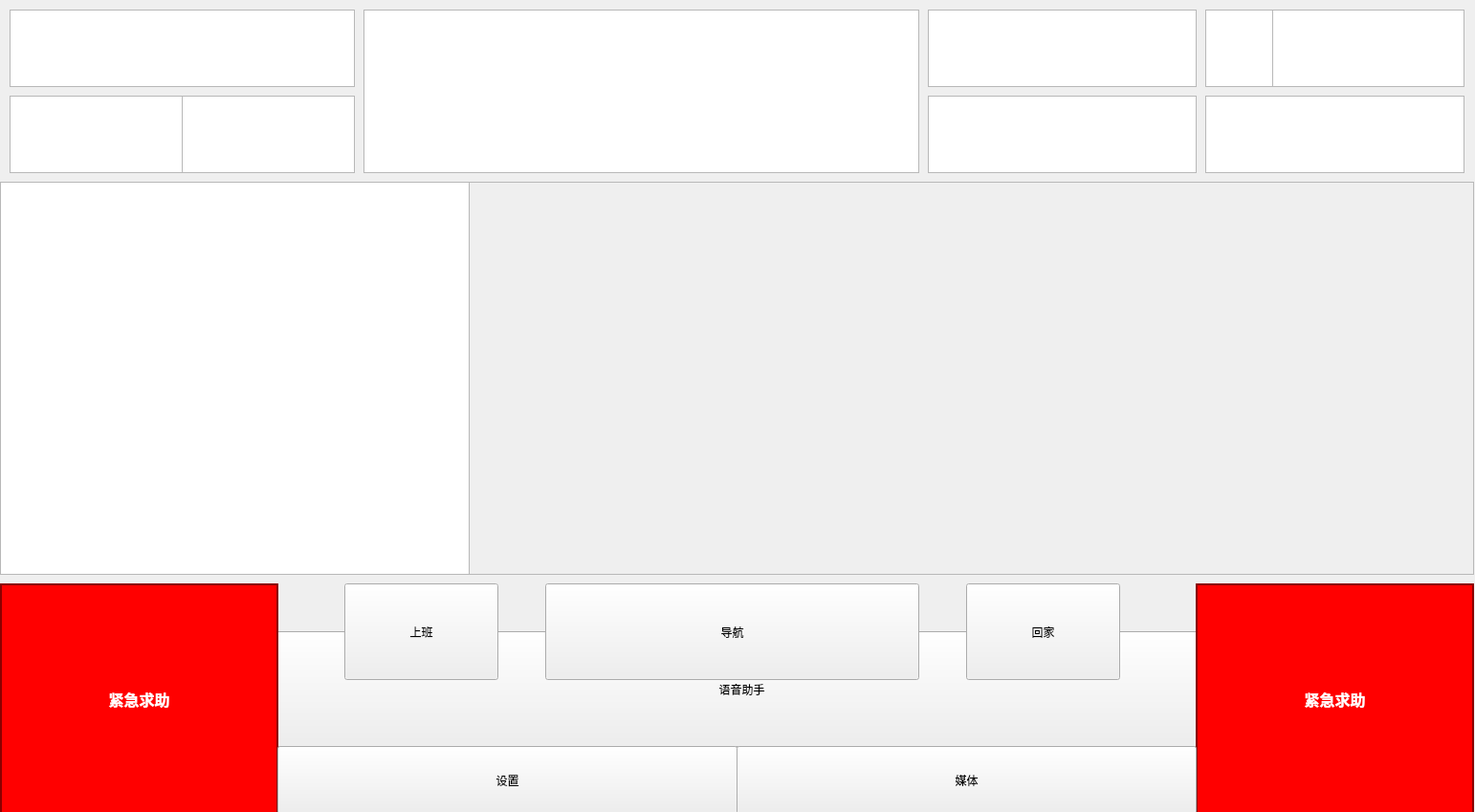
<?xml version="1.0" encoding="UTF-8"?>
<ui version="4.0">
 <class>MainWindow</class>
 <widget class="QMainWindow" name="MainWindow">
  <property name="geometry">
   <rect>
    <x>0</x>
    <y>0</y>
    <width>1542</width>
    <height>849</height>
   </rect>
  </property>
  <property name="windowTitle">
   <string>MainWindow</string>
  </property>
  <widget class="QWidget" name="centralwidget">
   <widget class="QPushButton" name="helpButtonLeft">
    <property name="geometry">
     <rect>
      <x>1250</x>
      <y>610</y>
      <width>291</width>
      <height>241</height>
     </rect>
    </property>
    <property name="styleSheet">
     <string notr="true">QPushButton {
    background-color: red; /* 按钮背景颜色 */
    border-radius: 0px; /* 圆角半径，确保是圆形 */
    width: 100px; /* 按钮宽度 */
    height: 100px; /* 按钮高度 */
    color: white; /* 字体颜色 */
    border: 2px solid darkred; /* 边框颜色 */
    font-family: &quot;Microsoft YaHei&quot;; /* 设置字体为黑体 */
    font-weight: bold; /* 字体加粗 */
    font-size: 16px; /* 字体大小 */
}
</string>
    </property>
    <property name="text">
     <string>紧急求助</string>
    </property>
   </widget>
   <widget class="QPushButton" name="askLLMButton">
    <property name="geometry">
     <rect>
      <x>280</x>
      <y>660</y>
      <width>991</width>
      <height>121</height>
     </rect>
    </property>
    <property name="text">
     <string>语音助手</string>
    </property>
   </widget>
   <widget class="QPushButton" name="helpButtonRight">
    <property name="geometry">
     <rect>
      <x>0</x>
      <y>610</y>
      <width>291</width>
      <height>241</height>
     </rect>
    </property>
    <property name="styleSheet">
     <string notr="true">QPushButton {
    background-color: red; /* 按钮背景颜色 */
    border-radius: 0px; /* 圆角半径，确保是圆形 */
    width: 100px; /* 按钮宽度 */
    height: 100px; /* 按钮高度 */
    color: white; /* 字体颜色 */
    border: 2px solid darkred; /* 边框颜色 */
    font-family: &quot;Microsoft YaHei&quot;; /* 设置字体为黑体 */
    font-weight: bold; /* 字体加粗 */
    font-size: 16px; /* 字体大小 */
}
</string>
    </property>
    <property name="text">
     <string>紧急求助</string>
    </property>
   </widget>
   <widget class="QTextBrowser" name="timeWidget">
    <property name="geometry">
     <rect>
      <x>380</x>
      <y>10</y>
      <width>581</width>
      <height>171</height>
     </rect>
    </property>
   </widget>
   <widget class="QGraphicsView" name="carStatusBox">
    <property name="geometry">
     <rect>
      <x>0</x>
      <y>190</y>
      <width>491</width>
      <height>411</height>
     </rect>
    </property>
   </widget>
   <widget class="QTextBrowser" name="userWidget">
    <property name="geometry">
     <rect>
      <x>1330</x>
      <y>10</y>
      <width>201</width>
      <height>81</height>
     </rect>
    </property>
    <property name="html">
     <string>&lt;!DOCTYPE HTML PUBLIC &quot;-//W3C//DTD HTML 4.0//EN&quot; &quot;http://www.w3.org/TR/REC-html40/strict.dtd&quot;&gt;
&lt;html&gt;&lt;head&gt;&lt;meta name=&quot;qrichtext&quot; content=&quot;1&quot; /&gt;&lt;style type=&quot;text/css&quot;&gt;
p, li { white-space: pre-wrap; }
&lt;/style&gt;&lt;/head&gt;&lt;body style=&quot; font-family:'Ubuntu'; font-size:11pt; font-weight:400; font-style:normal;&quot;&gt;
&lt;p style=&quot;-qt-paragraph-type:empty; margin-top:0px; margin-bottom:0px; margin-left:0px; margin-right:0px; -qt-block-indent:0; text-indent:0px;&quot;&gt;&lt;br /&gt;&lt;/p&gt;&lt;/body&gt;&lt;/html&gt;</string>
    </property>
   </widget>
   <widget class="QGraphicsView" name="avatarWidget">
    <property name="geometry">
     <rect>
      <x>1260</x>
      <y>10</y>
      <width>71</width>
      <height>81</height>
     </rect>
    </property>
   </widget>
   <widget class="QTextBrowser" name="positionWidget">
    <property name="geometry">
     <rect>
      <x>10</x>
      <y>10</y>
      <width>361</width>
      <height>81</height>
     </rect>
    </property>
   </widget>
   <widget class="QTextBrowser" name="navigateHomeTimeWidget">
    <property name="geometry">
     <rect>
      <x>10</x>
      <y>100</y>
      <width>181</width>
      <height>81</height>
     </rect>
    </property>
   </widget>
   <widget class="QTextBrowser" name="navigateWorkTimeWidget">
    <property name="geometry">
     <rect>
      <x>190</x>
      <y>100</y>
      <width>181</width>
      <height>81</height>
     </rect>
    </property>
   </widget>
   <widget class="QTextBrowser" name="cityWidget">
    <property name="geometry">
     <rect>
      <x>970</x>
      <y>10</y>
      <width>281</width>
      <height>81</height>
     </rect>
    </property>
   </widget>
   <widget class="QTextBrowser" name="weatherWidget">
    <property name="geometry">
     <rect>
      <x>970</x>
      <y>100</y>
      <width>281</width>
      <height>81</height>
     </rect>
    </property>
   </widget>
   <widget class="QPushButton" name="navigateHomeButton">
    <property name="geometry">
     <rect>
      <x>1010</x>
      <y>610</y>
      <width>161</width>
      <height>101</height>
     </rect>
    </property>
    <property name="text">
     <string>回家</string>
    </property>
   </widget>
   <widget class="QPushButton" name="navigateButton">
    <property name="geometry">
     <rect>
      <x>570</x>
      <y>610</y>
      <width>391</width>
      <height>101</height>
     </rect>
    </property>
    <property name="text">
     <string>导航</string>
    </property>
   </widget>
   <widget class="QPushButton" name="navigateWorkButton">
    <property name="geometry">
     <rect>
      <x>360</x>
      <y>610</y>
      <width>161</width>
      <height>101</height>
     </rect>
    </property>
    <property name="text">
     <string>上班</string>
    </property>
   </widget>
   <widget class="QScrollArea" name="scrollArea">
    <property name="geometry">
     <rect>
      <x>490</x>
      <y>190</y>
      <width>1051</width>
      <height>411</height>
     </rect>
    </property>
    <property name="widgetResizable">
     <bool>true</bool>
    </property>
    <widget class="QWidget" name="scrollAreaWidgetContents">
     <property name="geometry">
      <rect>
       <x>0</x>
       <y>0</y>
       <width>1049</width>
       <height>409</height>
      </rect>
     </property>
    </widget>
   </widget>
   <widget class="QPushButton" name="settingsButton">
    <property name="geometry">
     <rect>
      <x>290</x>
      <y>780</y>
      <width>481</width>
      <height>71</height>
     </rect>
    </property>
    <property name="text">
     <string>设置</string>
    </property>
   </widget>
   <widget class="QTextBrowser" name="textBrowser">
    <property name="geometry">
     <rect>
      <x>1260</x>
      <y>100</y>
      <width>271</width>
      <height>81</height>
     </rect>
    </property>
   </widget>
   <widget class="QPushButton" name="mediaButton">
    <property name="geometry">
     <rect>
      <x>770</x>
      <y>780</y>
      <width>481</width>
      <height>71</height>
     </rect>
    </property>
    <property name="text">
     <string>媒体</string>
    </property>
   </widget>
   <widget class="QPushButton" name="userButton">
    <property name="geometry">
     <rect>
      <x>1258</x>
      <y>10</y>
      <width>271</width>
      <height>81</height>
     </rect>
    </property>
    <property name="styleSheet">
     <string notr="true">QPushButton {
    background: transparent; /* 透明背景 */
    border: none; /* 无边框 */
    color: black; /* 按钮文字颜色 */
    font-size: 16px; /* 字体大小 */
    font-weight: bold; /* 字体加粗 */
    font-family: &quot;Arial&quot;, sans-serif; /* 字体 */
    padding: 10px 20px; /* 内边距 */
}

QPushButton:hover {
    background-color: rgba(0, 0, 0, 0.1); /* 悬停时的淡黑色背景（半透明） */
    color: blue; /* 悬停时文字颜色 */
}

QPushButton:pressed {
    background-color: rgba(0, 0, 0, 0.2); /* 按下时的较深黑色背景（半透明） */
    color: red; /* 按下时文字颜色 */
}</string>
    </property>
    <property name="text">
     <string/>
    </property>
   </widget>
   <zorder>askLLMButton</zorder>
   <zorder>helpButtonLeft</zorder>
   <zorder>helpButtonRight</zorder>
   <zorder>timeWidget</zorder>
   <zorder>carStatusBox</zorder>
   <zorder>userWidget</zorder>
   <zorder>avatarWidget</zorder>
   <zorder>positionWidget</zorder>
   <zorder>navigateHomeTimeWidget</zorder>
   <zorder>navigateWorkTimeWidget</zorder>
   <zorder>cityWidget</zorder>
   <zorder>weatherWidget</zorder>
   <zorder>navigateHomeButton</zorder>
   <zorder>navigateButton</zorder>
   <zorder>navigateWorkButton</zorder>
   <zorder>scrollArea</zorder>
   <zorder>settingsButton</zorder>
   <zorder>textBrowser</zorder>
   <zorder>mediaButton</zorder>
   <zorder>userButton</zorder>
  </widget>
 </widget>
 <resources/>
 <connections/>
</ui>
